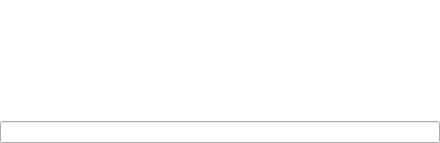
<?xml version="1.0" encoding="UTF-8"?>
<ui version="4.0">
 <class>ConsoleWidget</class>
 <widget class="QWidget" name="ConsoleWidget">
  <property name="geometry">
   <rect>
    <x>0</x>
    <y>0</y>
    <width>440</width>
    <height>143</height>
   </rect>
  </property>
  <property name="windowTitle">
   <string>Console</string>
  </property>
  <layout class="QVBoxLayout" name="verticalLayout">
   <property name="spacing">
    <number>0</number>
   </property>
   <property name="margin">
    <number>0</number>
   </property>
   <item>
    <widget class="QTextEdit" name="textEdit">
     <property name="frameShape">
      <enum>QFrame::NoFrame</enum>
     </property>
     <property name="readOnly">
      <bool>true</bool>
     </property>
     <property name="html">
      <string>&lt;!DOCTYPE HTML PUBLIC &quot;-//W3C//DTD HTML 4.0//EN&quot; &quot;http://www.w3.org/TR/REC-html40/strict.dtd&quot;&gt;
&lt;html&gt;&lt;head&gt;&lt;meta name=&quot;qrichtext&quot; content=&quot;1&quot; /&gt;&lt;style type=&quot;text/css&quot;&gt;
p, li { white-space: pre-wrap; }
&lt;/style&gt;&lt;/head&gt;&lt;body style=&quot; font-family:'MS Shell Dlg 2'; font-size:8.25pt; font-weight:400; font-style:normal;&quot;&gt;
&lt;p style=&quot;-qt-paragraph-type:empty; margin-top:0px; margin-bottom:0px; margin-left:0px; margin-right:0px; -qt-block-indent:0; text-indent:0px; font-size:8pt;&quot;&gt;&lt;/p&gt;&lt;/body&gt;&lt;/html&gt;</string>
     </property>
     <property name="acceptRichText">
      <bool>false</bool>
     </property>
    </widget>
   </item>
   <item>
    <widget class="QLineEdit" name="lineEdit"/>
   </item>
  </layout>
 </widget>
 <resources/>
 <connections>
  <connection>
   <sender>lineEdit</sender>
   <signal>returnPressed()</signal>
   <receiver>ConsoleWidget</receiver>
   <slot>onEcho()</slot>
   <hints>
    <hint type="sourcelabel">
     <x>219</x>
     <y>132</y>
    </hint>
    <hint type="destinationlabel">
     <x>219</x>
     <y>71</y>
    </hint>
   </hints>
  </connection>
 </connections>
 <slots>
  <slot>onEcho()</slot>
 </slots>
</ui>
